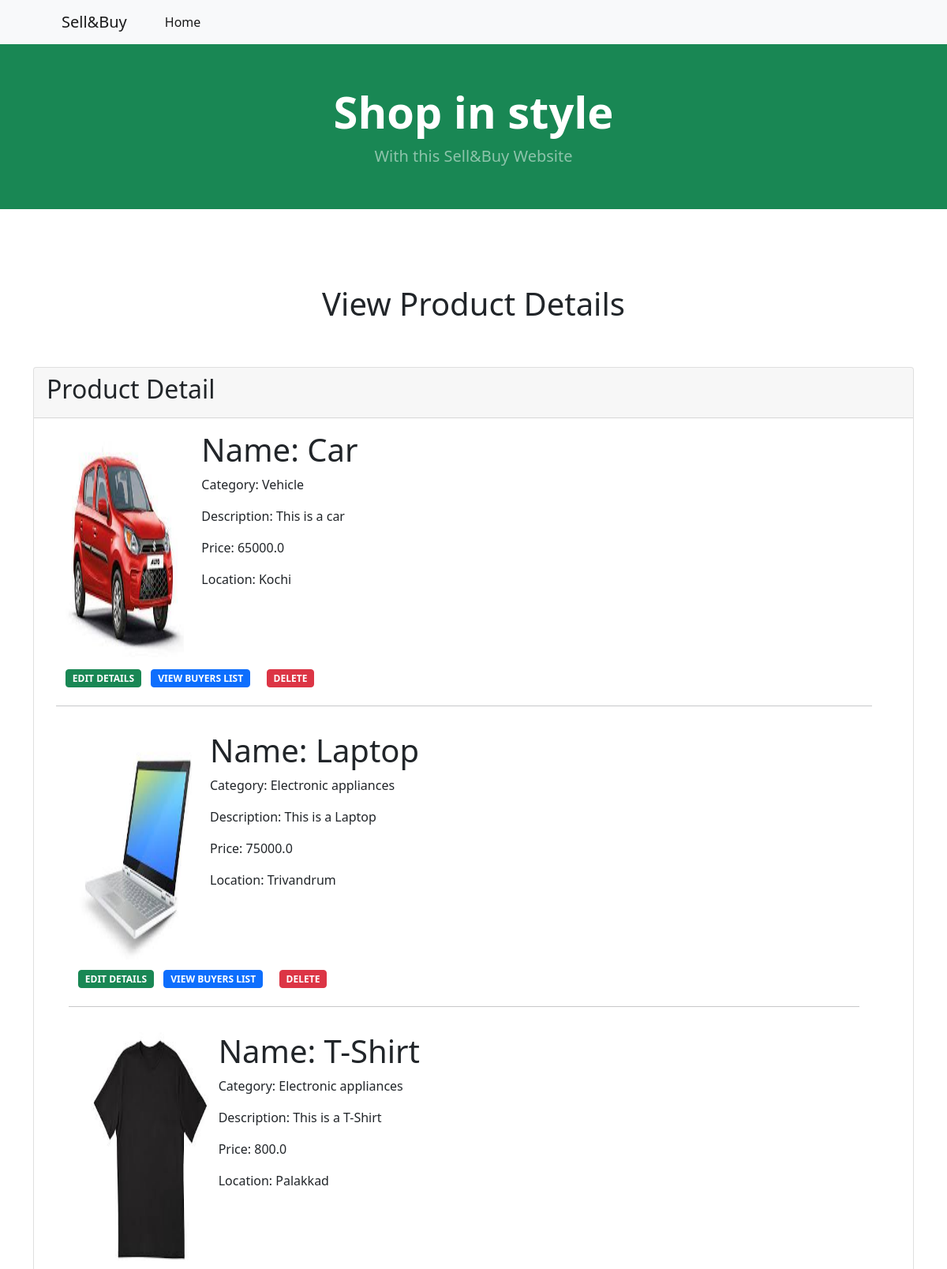
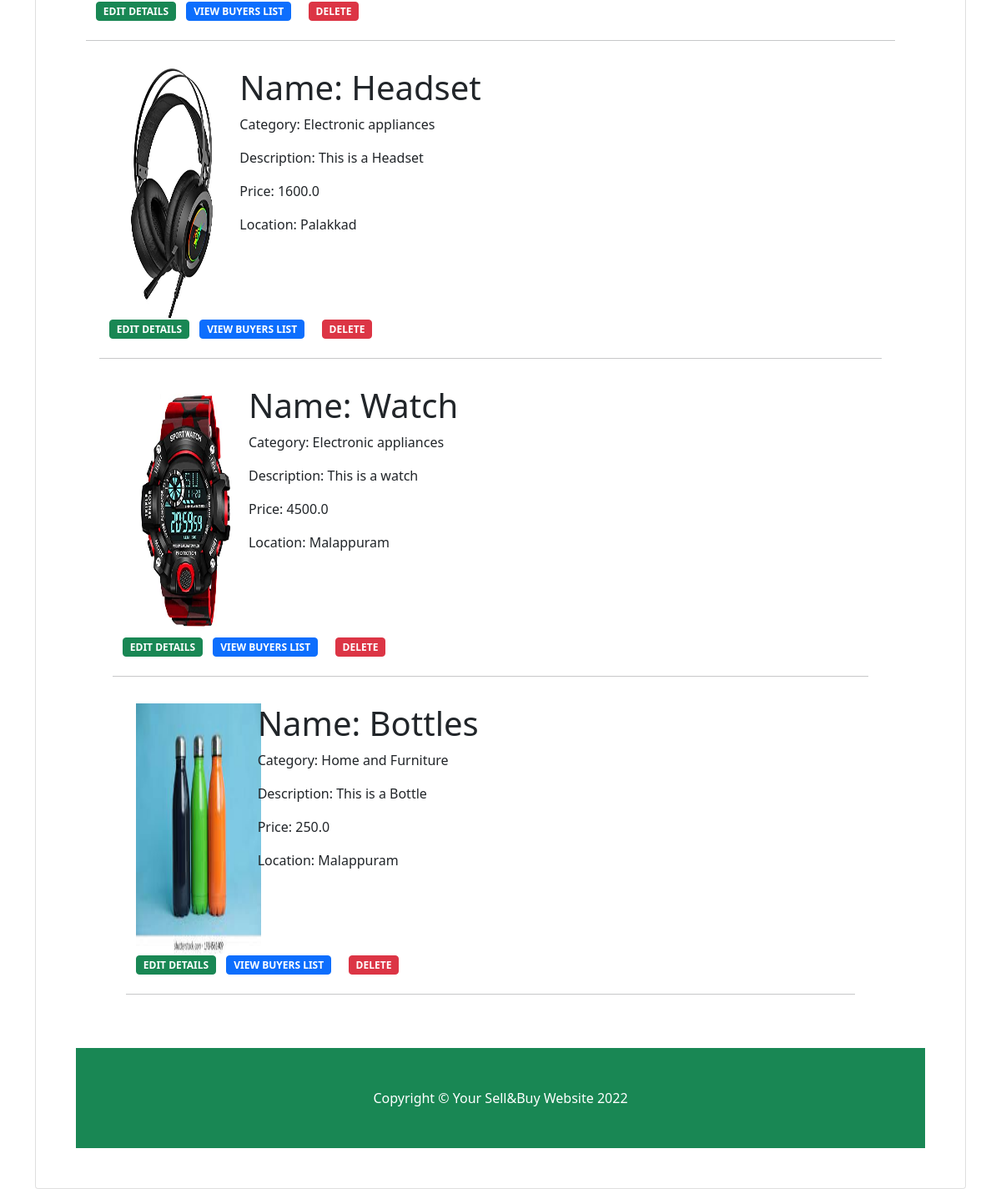
Screenshot of /my_post/ (signed in) with the database file from the repository (2 pictures, top to bottom).
### sellerapp/models.py (models this page shows, shortened)
class Product(models.Model):
    userid = models.ForeignKey(User,on_delete=models.CASCADE,null=True)
    product_name = models.CharField(max_length=100,null=True)
    product_desc = models.CharField(max_length=1000,null=True)
    category = models.CharField(max_length=100,null=True)
    location = models.CharField(max_length=100,null=True)
    product_price = models.FloatField(max_length=100,null=True)
    product_img = models.FileField(upload_to='media',null=True,blank=True)
    time = models.DateTimeField(null=True,blank=True)

### sellerapp/views.py (the view)
# urls.py: path('my_post/', my_post, name='my_post'),
@login_required(login_url='/log/')
def my_post(request):
    userid = request.user
    data = Product.objects.filter(userid_id=request.user)
    return render(request, "my_post.html", {'Product': data, 'userid': userid})

### sellerapp/templates/my_post.html (shortened to what this page needs)
{% load static %}
<html lang="en">
    <head>
        <link href="https://cdn.jsdelivr.net/npm/bootstrap-icons@1.5.0/font/bootstrap-icons.css" rel="stylesheet" />
        <link rel="stylesheet" href="{% static 'dist/css/styles.css' %}" type="text/css" />
    </head>
    <body>
        <nav class="navbar navbar-expand-lg navbar-light bg-light">
            <div class="container px-4 px-lg-5">
                <a class="navbar-brand" href="#!">Sell&Buy</a>
                <div class="collapse navbar-collapse" id="navbarSupportedContent">
                    <ul class="navbar-nav me-auto mb-2 mb-lg-0 ms-lg-4">
                        <li class="nav-item"><a class="nav-link active" aria-current="page" href="{% url 'indexpage' %}">Home</a></li>
                    </ul>
                </div>
            </div>
        </nav>
        <header class="bg-success py-1">
            <div class="container px-4 px-lg-5 my-5">
                <div class="text-center text-white">
                    <h1 class="display-4 fw-bolder">Shop in style</h1>
                    <p class="lead fw-normal text-white-50 mb-0">With this Sell&Buy Website</p>
                </div>
            </div>
        </header><br><br><br><br>
        <h1 style="text-align:center;">View Product Details</h1>
        <br><br>
        <div class="container">
            <div class="card">
                <div class="card-header">
                    <h2>Product Detail</h2>
                </div>
                {% for product1 in Product %}
                <div class="card-body">
                    <div class="container row">
                        <div class="col-md-2">
                            <img src="{{ product1.product_img.url }}" style="height: 300px;width: 150px;" alt="Image">
                        </div>
                        <div class="col-md-10">
                            <h1>Name: {{ product1.product_name }}</h1>
                            <p>Category: {{ product1.category }}</p>
                            <p>Description: {{ product1.product_desc }}</p>
                            <p>Price: {{ product1.product_price }}</p>
                            <p>Location: {{ product1.location }}</p>
                        </div>
                        <div>
                            <a href="{% url 'edit_post_confirm' product1.id %}" class="btn btn-success badge">EDIT DETAILS</a>&nbsp;&nbsp;
                            <a href="{% url 'buyer_list' product1.id %}" class="btn btn-primary badge">VIEW BUYERS LIST</a>&nbsp;&nbsp;&nbsp;&nbsp;
                            <a href="{% url 'deletedata' product1.id %}" class="btn btn-danger badge">DELETE</a>
                        </div>
                        <br><br>
                        <hr>
                    </div>
                    {% endfor %}
                </div>
            </div>
        </div>
        <footer class="py-5 bg-success">
            <div class="container"><p class="m-0 text-center text-white">Copyright &copy; Your Sell&Buy Website 2022</p></div>
        </footer>
    </body>
</html>

### rows the page displays
Product: product_img (picture), product_name "Car", category "Vehicle", product_desc "This is a car", product_price "65000.0", location "Kochi"
Product: product_img (picture), product_name "Laptop", category "Electronic appliances", product_desc "This is a Laptop", product_price "75000.0", location "Trivandrum"
Product: product_img (picture), product_name "T-Shirt", category "Electronic appliances", product_desc "This is a T-Shirt", product_price "800.0", location "Palakkad"
Product: product_img (picture), product_name "Headset", category "Electronic appliances", product_desc "This is a Headset", product_price "1600.0", location "Palakkad"
Product: product_img (picture), product_name "Watch", category "Electronic appliances", product_desc "This is a watch", product_price "4500.0", location "Malappuram"
Product: product_img (picture), product_name "Bottles", category "Home and Furniture", product_desc "This is a Bottle", product_price "250.0", location "Malappuram"
